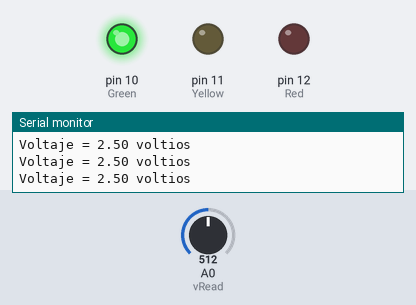
The sketch below on a simulated Arduino Uno, built with avr-gcc and run on an emulated ATmega328P. On the bench: output pins drawn as LEDs (lit = HIGH), the last lines printed to the serial monitor. The test bench sets the inputs (shaded band); at power-on: A0 (vRead) = 512.

Above: at 1.2 s.
1.3 s: A0 (vRead) set to 599
2.8 s: A0 (vRead) set to 621
At 3.1 s:
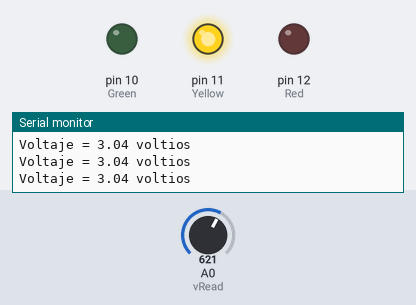
4.3 s: A0 (vRead) set to 811
5.8 s: A0 (vRead) set to 834
At 6.2 s:
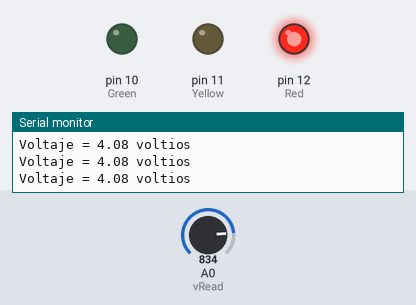
7.3 s: A0 (vRead) set to 0
At 7.7 s:
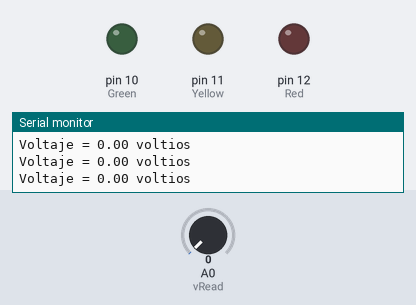
8.8 s: A0 (vRead) set to 122
At 9.3 s:
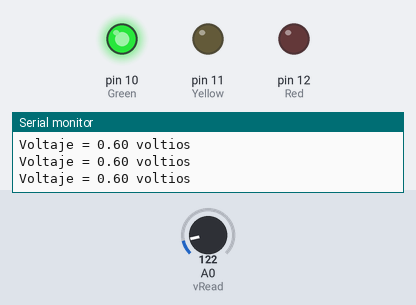
Timing chart, 0 to 11.8 s (numbered marks = the images above; inputs shaded):
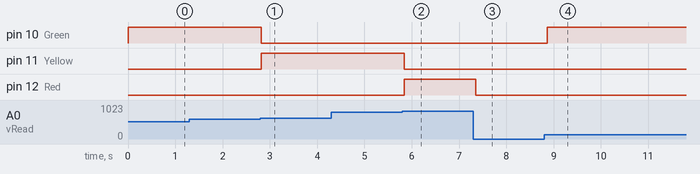

Measured:
- the behaviour switches between 613 and 614 on A0 (vRead) (found by bisection; images 0 and 1)
- the behaviour switches between 818 and 819 on A0 (vRead) (found by bisection; images 1 and 2)
- after the input at 2.8 s, pin 10 (Green): HIGH → LOW at once; pin 11 (Yellow): LOW → HIGH at once
- after the input at 5.8 s, pin 11 (Yellow): HIGH → LOW at once; pin 12 (Red): LOW → HIGH at once
- after the input at 7.3 s, pin 12 (Red): HIGH → LOW after 0.05 s
- after the input at 8.8 s, pin 10 (Green): LOW → HIGH after 0.06 s

The sketch:

lectura_de_voltaje.ino
```cpp
float vOut;
float vRead = A0;
int dt = 100;
float analogVal;
int Green = 10;
int Yellow = 11;
int Red = 12;

void setup() {
  // put your setup code here, to run once:
  pinMode(vRead, INPUT);
  pinMode(Green, OUTPUT);
  pinMode(Yellow, OUTPUT);
  pinMode(Red, OUTPUT);
  Serial.begin(9600);
}

void loop() {
  // put your main code here, to run repeatedly:
  analogVal = analogRead(vRead);
  vOut = (5.*analogVal)/1023.;
  if(vOut>0.0 && vOut<=3.0){
    digitalWrite(Green, HIGH);
  }
  if(vOut==0.0 || vOut>3.0) {
    digitalWrite(Green, LOW);
  }
  if(vOut>3.0 && vOut<=4.0){
    digitalWrite(Yellow, HIGH);
  }
  if(vOut>4.0 || vOut<3.0){
    digitalWrite(Yellow, LOW);
  }
  if(vOut>4.0 && vOut<=5.0){
    digitalWrite(Red, HIGH);
  }
  if(vOut>5.0 || vOut<4.0){
    digitalWrite(Red, LOW);
  }
  Serial.print("Voltaje = ");
  Serial.print(vOut);
  Serial.println(" voltios");
  delay(dt);
}
```
